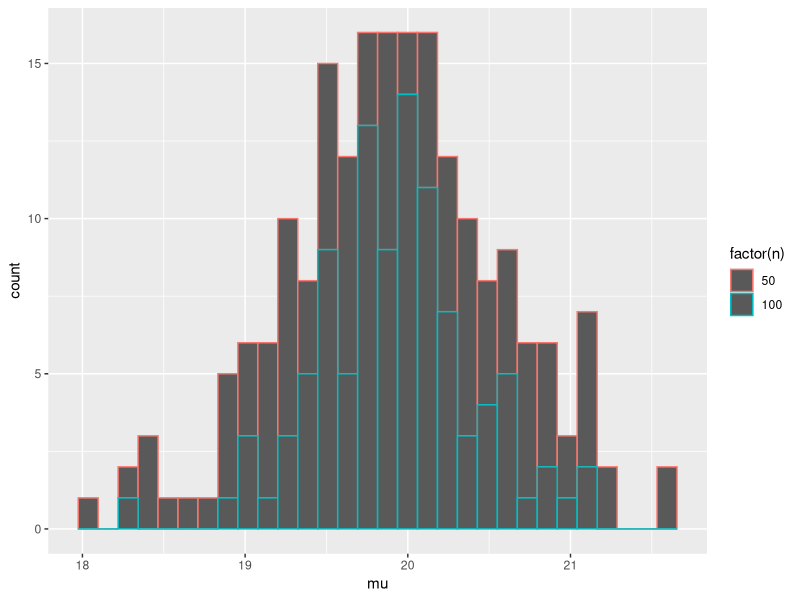
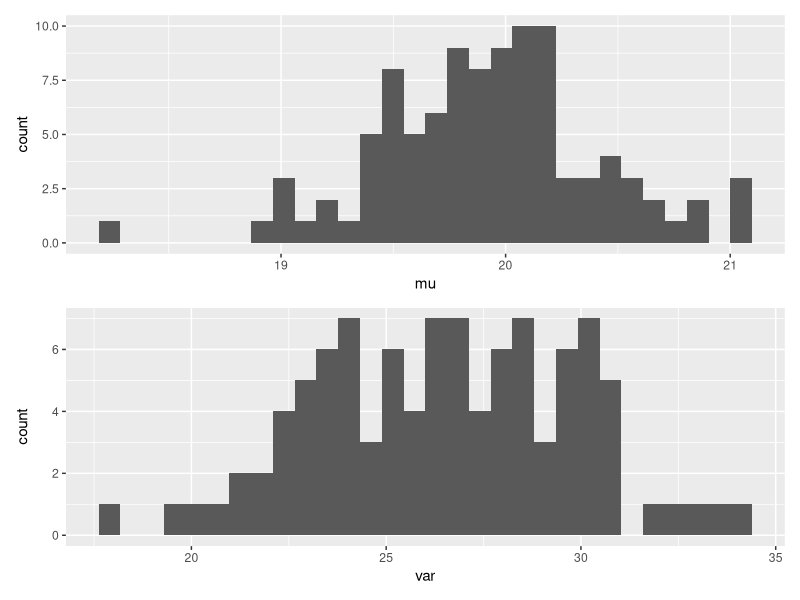

Here is the R script that generated these plots, in order:
# setup -------------------------------------------------------------------

rm(list = ls())
#source("code/set_library.R")
library(tidyverse)
library(patchwork)
# exercise 1 --------------------------------------------------------------

## obtain 100 sub-datasets with 50 and 100 measures each, and draw histograms 
## of sample means and unbiased variances
df_h0 <- read_csv(here::here("data_raw/data_plant_height.csv"))
mu_100 <- sigma2_ub100 <- NULL

#sample 100 
for (i in 1:100) {
        df_100 <- df_h0 %>% 
                sample_n(size = 100)
        mu_100[i] <- mean(df_100$height)
        sigma2_ub100[i] <- var(df_100$height)
        
}
# sample 50 
mu_50 <- sigma2_ub50 <- NULL
for (i in 1:100) {
        df_50 <- df_h0 %>% 
                sample_n(size = 50)
        mu_50[i] <- mean(df_50$height)
        sigma2_ub50[i] <- var(df_50$height)
        
}

# create data frame with means and variances
sample_50 <- tibble(mu = mu_50,
                var = sigma2_ub50,
                n = 50)
sample_100 <- tibble(mu = mu_100,
                     var = sigma2_ub100,
                     n = 100)
##alternate way to organize
df_m <- bind_rows(sample_50, sample_100)
## alternate way to visualize - combine data frame and figure
df_m %>% 
        ggplot(aes(x = mu,
                   color = factor(n))) +
        geom_histogram()

# histogram for n = 50 -- first attempt using patchwork
g_mu_50 <- sample_50 %>% 
        ggplot(aes(x = mu_hat)) +
        geom_histogram()

g_var_50 <- sample_50 %>% 
        ggplot(aes(x = var_ub)) +
        geom_histogram()

# histogram for n = 100 sample
g_mu_100 <- sample_100 %>% 
        ggplot(aes(x = mu)) + 
        geom_histogram()

g_var_100 <- sample_100 %>% 
        ggplot(aes(x = var)) +
        geom_histogram()
g_mu_100 / g_var_100


# exercise 2 --------------------------------------------------------------

df_h10 <- df_h0 %>% 
        filter(height >= 10)
# mu_h10 <- sigma2_ub_h10 <- NULL
### combination of lapply, function, for loop
# x <- 20
df_m10 <- lapply(X = c(50, 100),
                 function(x){
                
                 mu <- sigma2 <- NULL
                 
                 for(i in 1:100) {
                         df_i <- df_h10 %>% 
                                 sample_n(x)
                         mu[i] <- mean(df_i$height)
                         sigma2[i] <- var(df_i$height)
                 }
                 cout <- tibble(n = x,
                                mu = mu,
                                sigma = sigma2)
                 return(cout)
                 }) %>% 
        bind_rows()
df_m10

# for (i in 1:100) {
#         sample_h10 <- df_h10 %>% 
#                 sample_n(size = 50)
#         mu_h10[i] <- mean(sample_h10$height)
#         sigma2_ub_h10[i] <- var(sample_h10$height)
#         
# }
# df_sample <- tibble(mu_hat = mu_h10,
#                     sigma2 = sigma2_ub_h10)
# g_mu_h10 <- df_sample %>% 
#         ggplot(aes(x = mu_hat)) +
#         geom_histogram()
# g_var_h10 <- df_sample %>% 
#         ggplot(aes(x = sigma2)) +
#         geom_histogram()
# g_mu_h10 / g_var_h10

